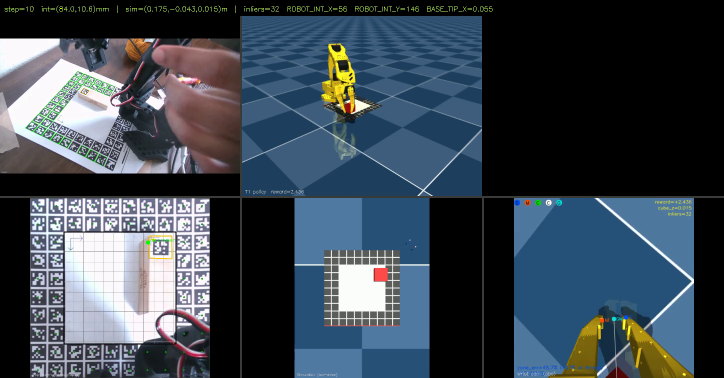
#> input picture frame 10 of real_t1_run.mp4, 1448 x 756 px, given in place of the camera (shown at 1/2 size)
$ python calibrate_3d.py
#> lines starting #> are read from the running program, lines starting #| are printed output that depends on the picture; after the words box and inside, x2 and y2 are one past the last pixel; in counts of white or black regions, pixels touching at a corner belong together
"""calibrate_3d.py — 3D perspective calibration using a single jenga block at 4 corners.

Place the block so its top-left corner touches each interior corner of the board.
The script detects the ArUco tag, measures where it appears via flat homography,
compares to the known true position, and fits (Cx, Cy, Cz).

Correction model (exact pinhole):
    true_x = Cx + (obs_x - Cx) * (Cz - h) / Cz
    true_y = Cy + (obs_y - Cy) * (Cz - h) / Cz

Output: camera_calibration.npz  (Cx, Cy, Cz in interior mm)

Usage:
    uv run python calibrate_3d.py --port 0
    uv run python calibrate_3d.py --camera 1 --block-tag 101 --block-height 15 \\
        --block-w 25 --block-d 25 --tag-ox 12.5 --tag-oy 12.5
"""

import argparse
import sys
from pathlib import Path

import cv2
import cv2.aruco as aruco
import numpy as np
from scipy.optimize import least_squares

# ── ArUco ─────────────────────────────────────────────────────────────────────
ARUCO_DICT   = aruco.getPredefinedDictionary(aruco.DICT_6X6_250)
ARUCO_PARAMS = aruco.DetectorParameters()
ARUCO_PARAMS.adaptiveThreshWinSizeMin  = 3
ARUCO_PARAMS.adaptiveThreshWinSizeMax  = 53
ARUCO_PARAMS.adaptiveThreshWinSizeStep = 4
ARUCO_PARAMS.errorCorrectionRate       = 0.7

CAPTURE_FRAMES = 40   # frames averaged per measurement


# ── Board helpers (identical to visualize_irl_block.py) ───────────────────────

def board_tag_centres(square_mm, tag_mm, gap_mm, n_outer, n_inner):
#> called with square_mm = 180, tag_mm = 16, gap_mm = 2, n_outer = 10, n_inner = 8
    centres = {}
    tag_id  = 0

    def side_centres(inset_mm, n, side):
        half   = tag_mm / 2
        margin = inset_mm + half
        span   = square_mm - 2 * margin
        out    = []
        for i in range(n):
            t     = i / (n - 1) if n > 1 else 0.5
            along = margin + t * span
            if   side == "top":    out.append((along, inset_mm + half))
            elif side == "bottom": out.append((along, square_mm - inset_mm - half))
            elif side == "left":
                if 0 < i < n - 1: out.append((inset_mm + half, along))
            elif side == "right":
                if 0 < i < n - 1: out.append((square_mm - inset_mm - half, along))
        return out

    for side in ("top", "bottom", "left", "right"):
        for cx, cy in side_centres(0, n_outer, side):
            centres[tag_id] = (cx, cy); tag_id += 1
    inner_inset = tag_mm + gap_mm
    for side in ("top", "bottom", "left", "right"):
        for cx, cy in side_centres(inner_inset, n_inner, side):
            centres[tag_id] = (cx, cy); tag_id += 1
    return centres


def compute_homography(corners_dict, board_centres):
    src, dst = [], []
    for tid, ic in corners_dict.items():
        if tid not in board_centres:
            continue
        src.append([float(ic[:, 0].mean()), float(ic[:, 1].mean())])
        dst.append(list(board_centres[tid]))
    if len(src) < 4:
        return None
    H, _ = cv2.findHomography(np.float32(src), np.float32(dst), cv2.RANSAC, 5.0)
    return H


def img_to_board(cx, cy, H):
    r = cv2.perspectiveTransform(np.float32([[[cx, cy]]]), H)
    return float(r[0, 0, 0]), float(r[0, 0, 1])


# ── Calibration positions ─────────────────────────────────────────────────────

def make_corners(interior_mm, block_w, block_d):
    """Return list of (label, block_tl_x, block_tl_y) in interior mm.

    The block top-left corner is placed against each interior corner.
    The two right/bottom positions are inset by block_w / block_d so the
    block stays inside the interior region.
    """
    W, H = interior_mm, interior_mm
    return [
        ("TOP-LEFT corner",     0,          0),
        ("TOP-RIGHT corner",    W - block_w, 0),
        ("BOTTOM-LEFT corner",  0,           H - block_d),
        ("BOTTOM-RIGHT corner", W - block_w, H - block_d),
    ]


# ── Perspective fitting ───────────────────────────────────────────────────────

# [18 lines left out: function fit_camera, not called in this run]


def correct(obs_x, obs_y, h, Cx, Cy, Cz):
    scale = Cz / (Cz - h)
    return Cx + (obs_x - Cx) / scale, Cy + (obs_y - Cy) / scale


# ── Capture helpers ───────────────────────────────────────────────────────────

def detect_frame(cap, detector, board_centres):
    ret, frame = cap.read()
#> frame is the input picture: shape (756, 1448, 3); mean B, G, R 80, 69.6, 59
    if not ret:
        return None, None, None
    gray = cv2.cvtColor(frame, cv2.COLOR_BGR2GRAY)
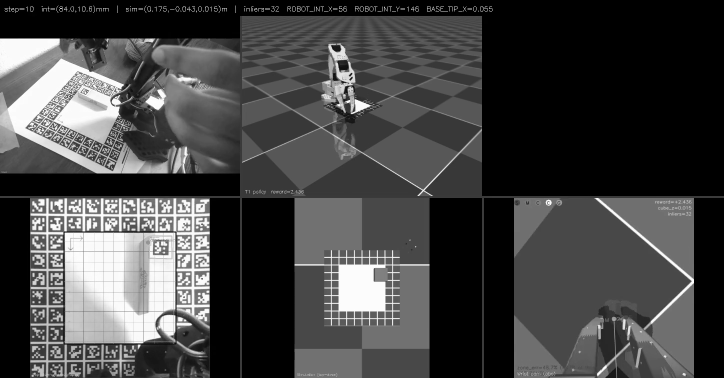
#> gray: shape (756, 1448) (shown at 1/2 size); min 0, max 255, mean 67.6
    dc, di, _ = detector.detectMarkers(gray)
#> dc = 31 items; di = 31 values, max 59 at index 8, min 1 at index 23, mean 30.81
    corners_dict = {}
    if di is not None:
        corners_dict = {int(t): dc[i].reshape(4, 2) for i, t in enumerate(di.flatten())}
#> corners_dict = 26 items
    H = compute_homography(corners_dict, board_centres)
#> the loop in compute_homography, `for tid, ic in corners_dict.items():` made 26 passes
#> (tid, ic) on passes 1 to 12: (23, [[118, 288], [129, 274], [143, 281], [134, 296]]), (25, [[154, 306], [163, 291], [177, 297], [169, 313]]), (27, [[191, 324], [198, 308], [213, 315], [206, 332]]), (22, [[102, 280], [112, 266], [126, 273], [116, 287]]), (21, [[62, 469], [92, 470], [92, 500], [62, 499]]), (5, [[112, 189], [120, 181], [132, 185], [125, 194]]), (20, [[63, 432], [92, 433], [91, 464], [62, 462]]), (6, [[279, 398], [309, 398], [310, 427], [280, 428]]), (59, [[355, 506], [383, 506], [383, 536], [354, 536]]), (24, [[136, 297], [146, 282], [160, 289], [152, 305]]), (34, [[170, 148], [191, 157], [184, 165], [162, 154]]), (44, [[200, 305], [207, 289], [222, 297], [215, 312]])
#> after the loop in compute_homography, `for tid, ic in corners_dict.items():`: dst = 26 pairs, first value 8 to 172, second value 8 to 172; src = 26 pairs, first value 77 to 368.8, second value 156 to 521
#> in compute_homography, `H, _ = cv2.findHomography(np.float32(src), np.float32(dst), cv2.RANSAC..`: H = [[0.759, -1.56, 359.9], [1.53, 1.4, -435.2], [-0.000994, 0.00401, 1]]
    return frame, corners_dict, H


# [47 lines left out: functions capture_avg, draw_ui, not called in this run]


# ── Main ──────────────────────────────────────────────────────────────────────

def main():
    ap = argparse.ArgumentParser()
    ap.add_argument("--camera",      type=int,   default=0)
    ap.add_argument("--square-mm",   type=float, default=180.0,
                    help="Board outer size in mm")
    ap.add_argument("--tag-mm",      type=float, default=16.0)
    ap.add_argument("--gap-mm",      type=float, default=2.0)
    ap.add_argument("--n-outer",     type=int,   default=10)
    ap.add_argument("--n-inner",     type=int,   default=8)
    ap.add_argument("--block-tag",   type=int,   default=101,
                    help="ArUco tag ID on the jenga block")
    ap.add_argument("--block-height",type=float, default=15.0,
                    help="Height of block (mm) — how high the tag sits above the board")
    ap.add_argument("--block-w",     type=float, default=25.0,
                    help="Block footprint width (mm), along interior X")
    ap.add_argument("--block-d",     type=float, default=25.0,
                    help="Block footprint depth (mm), along interior Y")
    ap.add_argument("--tag-ox",      type=float, default=None,
                    help="Tag centre X offset from block TL corner (mm). "
                         "Default: block-w / 2")
    ap.add_argument("--tag-oy",      type=float, default=None,
                    help="Tag centre Y offset from block TL corner (mm). "
                         "Default: block-d / 2")
    ap.add_argument("--out",         type=str,   default="camera_calibration.npz")
    args = ap.parse_args()

    tag_ox = args.tag_ox if args.tag_ox is not None else args.block_w / 2
    tag_oy = args.tag_oy if args.tag_oy is not None else args.block_d / 2

    inset_mm     = 2 * args.tag_mm + args.gap_mm
    interior_mm  = args.square_mm - 2 * inset_mm

    board_centres = board_tag_centres(
        args.square_mm, args.tag_mm, args.gap_mm, args.n_outer, args.n_inner)
    corner_steps  = make_corners(interior_mm, args.block_w, args.block_d)

    detector = aruco.ArucoDetector(ARUCO_DICT, ARUCO_PARAMS)
    cap      = cv2.VideoCapture(args.camera)
    if not cap.isOpened():
        print(f"Cannot open camera {args.camera}"); sys.exit(1)

    print(f"\nBlock tag ID : {args.block_tag}")
    print(f"Block height : {args.block_height} mm")
    print(f"Block size   : {args.block_w} × {args.block_d} mm")
    print(f"Tag offset   : ({tag_ox:.1f}, {tag_oy:.1f}) mm from block TL corner")
    print(f"Interior     : {interior_mm:.1f} × {interior_mm:.1f} mm")
    print(f"\nPress C to start calibration, Q to quit.\n")

    # ── Wait for board ────────────────────────────────────────────────────────
    while True:
        frame, corners_dict, H = detect_frame(cap, detector, board_centres)
#> corners_dict = 26 items
        if frame is None: break

        n_board = sum(1 for t in corners_dict if t in board_centres)
#> n_board = 26
        status  = (f"Board tags: {n_board}/{len(board_centres)}  "
                   f"{'[HOMOGRAPHY OK]' if H is not None else '[NEED MORE TAGS]'}  "
                   f"| C = start  Q = quit")
        out = frame.copy()
        for tid, ic in corners_dict.items():
            col = (0, 200, 0) if tid in board_centres else (0, 80, 255)
            cv2.polylines(out, [ic.astype(np.int32).reshape(-1,1,2)], True, col, 1)
#> this loop made 26 passes
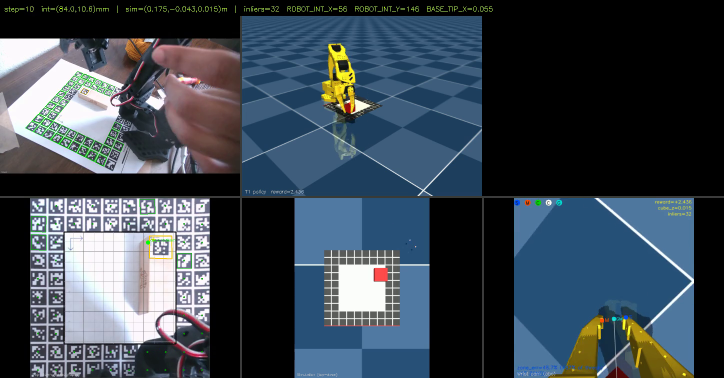
#> out: shape (756, 1448, 3) (shown at 1/2 size); 0.16% of pixels changed, all inside (x1, y1, x2, y2) = (62, 148, 384, 537)
        cv2.rectangle(out, (0, out.shape[0]-24), (out.shape[1], out.shape[0]), (20,20,20), -1)
        cv2.putText(out, status, (8, out.shape[0]-6),
                    cv2.FONT_HERSHEY_SIMPLEX, 0.38,
                    (0,220,0) if H is not None else (120,120,120), 1)
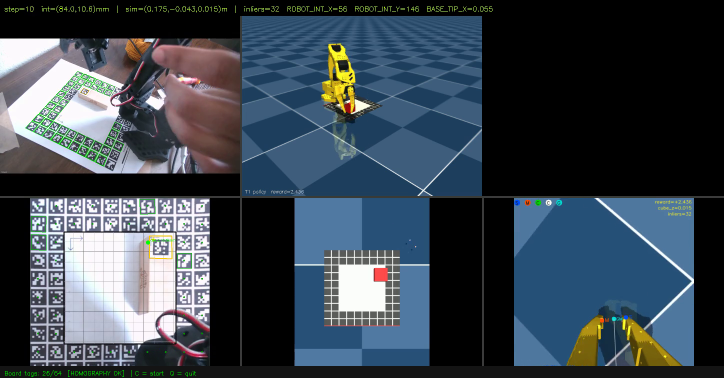
#> out: shape (756, 1448, 3) (shown at 1/2 size); mean B, G, R 78.3, 68.5, 57.8
        cv2.imshow("Calibration", out)
        key = cv2.waitKey(1) & 0xFF
#> (key q is pressed here)
        if key == ord('q'): cap.release(); cv2.destroyAllWindows(); return
        if key == ord('c') and H is not None: break

    # ── Collect measurements ──────────────────────────────────────────────────
    measurements = []
    total = len(corner_steps)

    for step, (label, tl_x, tl_y) in enumerate(corner_steps, 1):
        # True tag centre in board coords (interior → board by adding inset)
        true_x = inset_mm + tl_x + tag_ox
        true_y = inset_mm + tl_y + tag_oy

        print(f"\n[{step}/{total}] {label}")
        print(f"  Block TL at interior ({tl_x:.0f}, {tl_y:.0f}) mm  "
              f"→  true tag centre at board ({true_x:.1f}, {true_y:.1f}) mm")
        print("  SPACE = capture   S = skip   Q = quit")

        action = None
        while action is None:
            frame, corners_dict, H = detect_frame(cap, detector, board_centres)
            if frame is None: break

            obs_board = None
            if H is not None and args.block_tag in corners_dict:
                ic = corners_dict[args.block_tag]
                cx, cy = float(ic[:, 0].mean()), float(ic[:, 1].mean())
                obs_board = img_to_board(cx, cy, H)

            out = draw_ui(frame, corners_dict, board_centres, args.block_tag,
                          H, inset_mm, label, step, total, obs_board)
            cv2.imshow("Calibration", out)
            key = cv2.waitKey(1) & 0xFF

            if key == ord(' ') and obs_board is not None:
                action = 'capture'
            elif key == ord('s'):
                action = 'skip'
            elif key == ord('q'):
                action = 'quit'

        if action == 'quit':
            print("Aborted."); break
        if action == 'skip':
            print("  Skipped."); continue

        print(f"  Capturing {CAPTURE_FRAMES} frames — hold still...", end=" ", flush=True)
        # Show hold-still feedback
        cv2.imshow("Calibration", draw_ui(frame, {}, board_centres, args.block_tag,
                                           None, inset_mm, "HOLD STILL...", step, total))
        cv2.waitKey(1)

        obs_x, obs_y = capture_avg(cap, detector, board_centres, args.block_tag)
        obs_ix = obs_x - inset_mm
        obs_iy = obs_y - inset_mm
        err_x  = obs_x - true_x
        err_y  = obs_y - true_y
        print(f"OK  obs interior=({obs_ix:.1f}, {obs_iy:.1f})  "
              f"flat err=({err_x:+.1f}, {err_y:+.1f}) mm")

        measurements.append((true_x, true_y, obs_x, obs_y, args.block_height))

    cap.release()
    cv2.destroyAllWindows()

    # ── Fit ───────────────────────────────────────────────────────────────────
    if len(measurements) < 3:
        print(f"\nOnly {len(measurements)} measurement(s) — need at least 3. Aborting.")
        sys.exit(1)

    print(f"\nFitting to {len(measurements)} measurements...")
    (Cx, Cy, Cz), result = fit_camera(measurements)

    # ── Results ───────────────────────────────────────────────────────────────
    print(f"\n{'='*60}")
    print(f"Camera nadir  : ({Cx:.2f}, {Cy:.2f}) mm in board coords")
    print(f"Camera height : {Cz:.2f} mm above board")
    print(f"{'='*60}")
    print(f"\n{'Label':20s}  {'True (int)':>16}  {'Obs (int)':>16}  "
          f"{'Flat err':>10}  {'Corr err':>10}")
    print("-"*80)

    labels = [l for l, *_ in corner_steps]
    raw_errs, corr_errs = [], []
    for i, (tx, ty, ox, oy, h) in enumerate(measurements):
        cx, cy = correct(ox, oy, h, Cx, Cy, Cz)
        raw_e  = np.hypot(ox - tx, oy - ty)
        corr_e = np.hypot(cx - tx, cy - ty)
        raw_errs.append(raw_e);  corr_errs.append(corr_e)
        lbl = labels[i] if i < len(labels) else f"pos {i}"
        print(f"{lbl:20s}  ({tx-inset_mm:6.1f},{ty-inset_mm:6.1f})  "
              f"({ox-inset_mm:6.1f},{oy-inset_mm:6.1f})  "
              f"{raw_e:>10.2f}mm  {corr_e:>10.2f}mm")

    print("-"*80)
    print(f"{'Mean flat error:':30s} {np.mean(raw_errs):.2f} mm")
    print(f"{'Mean corrected error:':30s} {np.mean(corr_errs):.2f} mm")
    print(f"{'Max  corrected error:':30s} {np.max(corr_errs):.2f} mm")

    # ── Save ──────────────────────────────────────────────────────────────────
    out_path = Path(args.out)
    np.savez(out_path,
             Cx=Cx, Cy=Cy, Cz=Cz,
             inset_mm=inset_mm,
             square_mm=args.square_mm,
             measurements=np.array(measurements))
    print(f"\nSaved → {out_path}")
    print(f"\nPaste these into visualize_irl_block.py / run_real_t1.py:")
    print(f"  PERSP_Cx = {Cx:.2f}")
    print(f"  PERSP_Cy = {Cy:.2f}")
    print(f"  PERSP_Cz = {Cz:.2f}")


if __name__ == "__main__":
    main()

$ run again, starting later in the video
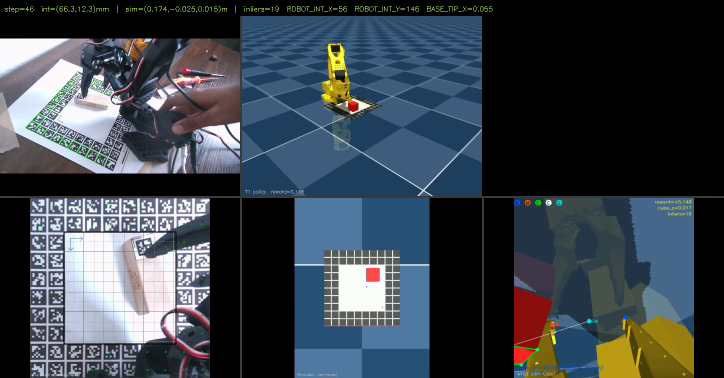
#> input picture frame 46 of real_t1_run.mp4, 1448 x 756 px, given in place of the camera (shown at 1/2 size)
#> in detect_frame, frame is the input picture: shape (756, 1448, 3); mean B, G, R 74.7, 66.6, 58.4
#> in detect_frame, `gray = cv2.cvtColor(frame, cv2.COLOR_BGR2GRAY)`:
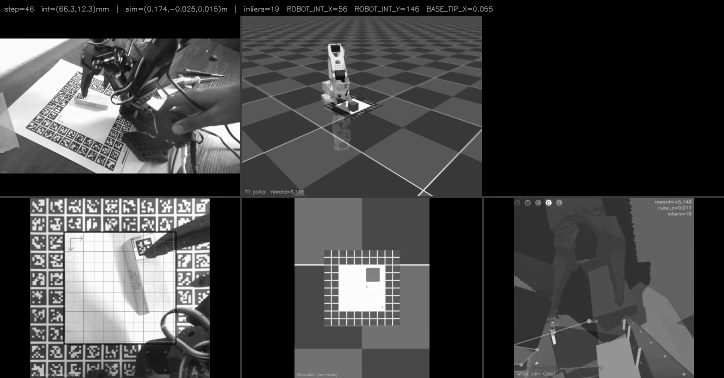
#> gray: shape (756, 1448) (shown at 1/2 size); min 0, max 255, mean 65.1
#> dc = 27 items; di = 27 values, max 59 at index 5, min 2 at index 22, mean 32.93
#> in detect_frame, `corners_dict = {int(t): dc[i].reshape(4, 2) for i, t in enumerate(di.f..`: corners_dict = 24 items
#> the loop in compute_homography, `for tid, ic in corners_dict.items():` made 24 passes
#> (tid, ic) on passes 1 to 8: (20, [[63, 432], [92, 433], [92, 464], [62, 463]]), (25, [[154, 306], [163, 290], [177, 297], [170, 314]]), (23, [[118, 288], [129, 274], [143, 281], [134, 296]]), (6, [[280, 398], [310, 398], [311, 427], [280, 428]]), (22, [[101, 280], [112, 266], [126, 273], [116, 287]]), (59, [[354, 506], [384, 506], [384, 536], [354, 536]]), (21, [[62, 470], [92, 470], [91, 501], [62, 499]]), (26, [[172, 315], [180, 300], [195, 306], [188, 323]])
#> after the loop in compute_homography, `for tid, ic in corners_dict.items():`: dst = 24 items, first 6: [8, 26.22], [8, 117.3], [8, 80.89], [117.3, 8], [8, 62.67], [154, 62.57]; src = 24 items, first 6: [77.25, 448], [166, 301.8], [131, 284.8], [295.2, 412.8], [113.8, 276.5], [369, 521]
#> in compute_homography, `H, _ = cv2.findHomography(np.float32(src), np.float32(dst), cv2.RANSAC..`: H = [[0.782, -1.6, 370.2], [1.58, 1.47, -455.8], [-0.00106, 0.0043, 1]]
#> in main, `frame, corners_dict, H = detect_frame(cap, detector, board_centres)`: corners_dict = 24 items
#> n_board = 24
#> the loop in main, `for tid, ic in corners_dict.items():` made 24 passes
#> in main, `cv2.putText(out, status, (8, out.shape[0]-6), cv2.FONT_HERSHEY_SIMPLEX..`:
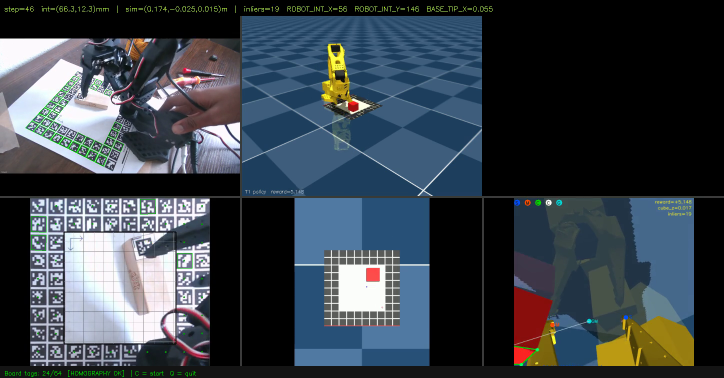
#> out: shape (756, 1448, 3) (shown at 1/2 size); mean B, G, R 73.2, 65.5, 57.2

$ run again, starting later in the video
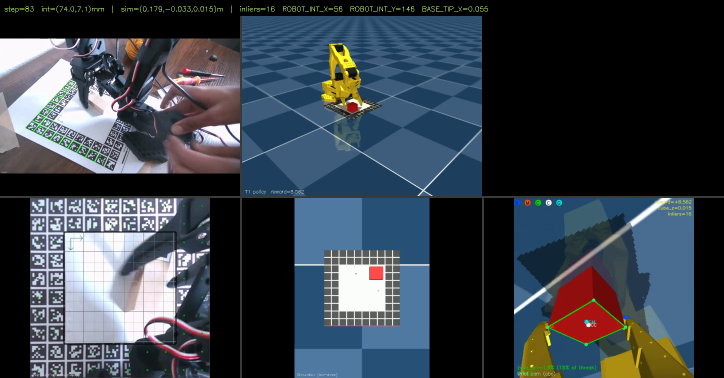
#> input picture frame 83 of real_t1_run.mp4, 1448 x 756 px, given in place of the camera (shown at 1/2 size)
#> in detect_frame, frame is the input picture: shape (756, 1448, 3); mean B, G, R 73.8, 64.9, 57
#> in detect_frame, `gray = cv2.cvtColor(frame, cv2.COLOR_BGR2GRAY)`:
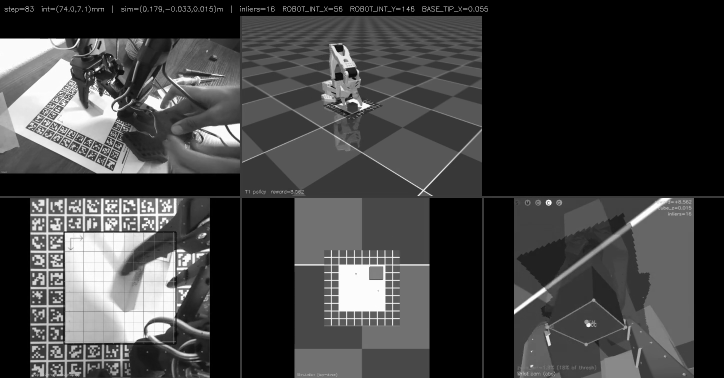
#> gray: shape (756, 1448) (shown at 1/2 size); min 0, max 255, mean 63.5
#> dc = 25 items; di = 25 values, max 57 at index 11, min 2 at index 21, mean 32.64
#> in detect_frame, `corners_dict = {int(t): dc[i].reshape(4, 2) for i, t in enumerate(di.f..`: corners_dict = 21 items
#> the loop in compute_homography, `for tid, ic in corners_dict.items():` made 21 passes
#> (tid, ic) on passes 1 to 8: (27, [[190, 324], [199, 308], [213, 315], [206, 332]]), (23, [[118, 288], [129, 274], [142, 281], [134, 296]]), (25, [[153, 305], [163, 291], [177, 298], [169, 313]]), (22, [[101, 280], [112, 266], [126, 272], [116, 287]]), (21, [[62, 470], [92, 470], [91, 501], [62, 499]]), (20, [[63, 433], [92, 433], [91, 464], [62, 463]]), (26, [[171, 314], [180, 300], [195, 306], [188, 322]]), (57, [[182, 296], [190, 281], [205, 288], [197, 303]])
#> after the loop in compute_homography, `for tid, ic in corners_dict.items():`: dst = [[8, 153.8], [8, 80.89], [8, 117.3], [8, 62.67], [8, 44.44], [8, 26.22], [8, 135.6], [26, 135.7], [8, 99.11], [26, 117.4], [44.44, 172], [26, 99.14], [26, 80.86], [26, 26], [26, 44.29], [62.57, 154], [44.29, 26], [44.44, 8], [80.86, 154], [62.57, 26], [80.86, 26]]; src = 21 items, first 6: [202, 319.8], [130.8, 284.8], [165.5, 301.8], [113.8, 276.2], [76.75, 485], [77, 448.2]
#> in compute_homography, `H, _ = cv2.findHomography(np.float32(src), np.float32(dst), cv2.RANSAC..`: H = [[0.786, -1.61, 371.8], [1.58, 1.48, -458], [-0.00105, 0.00432, 1]]
#> in main, `frame, corners_dict, H = detect_frame(cap, detector, board_centres)`: corners_dict = 21 items
#> n_board = 21
#> the loop in main, `for tid, ic in corners_dict.items():` made 21 passes
#> in main, `cv2.putText(out, status, (8, out.shape[0]-6), cv2.FONT_HERSHEY_SIMPLEX..`:
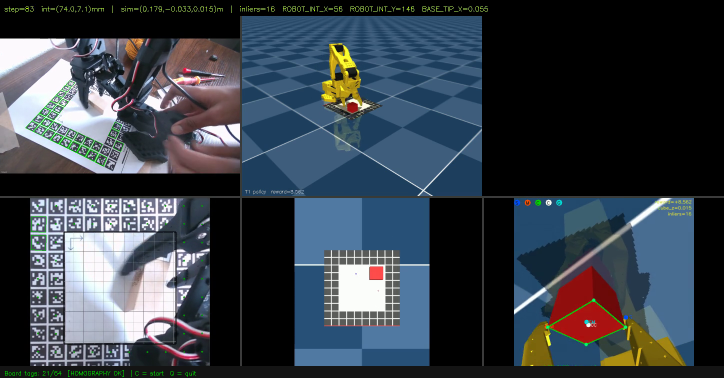
#> out: shape (756, 1448, 3) (shown at 1/2 size); mean B, G, R 72.4, 63.8, 55.8
